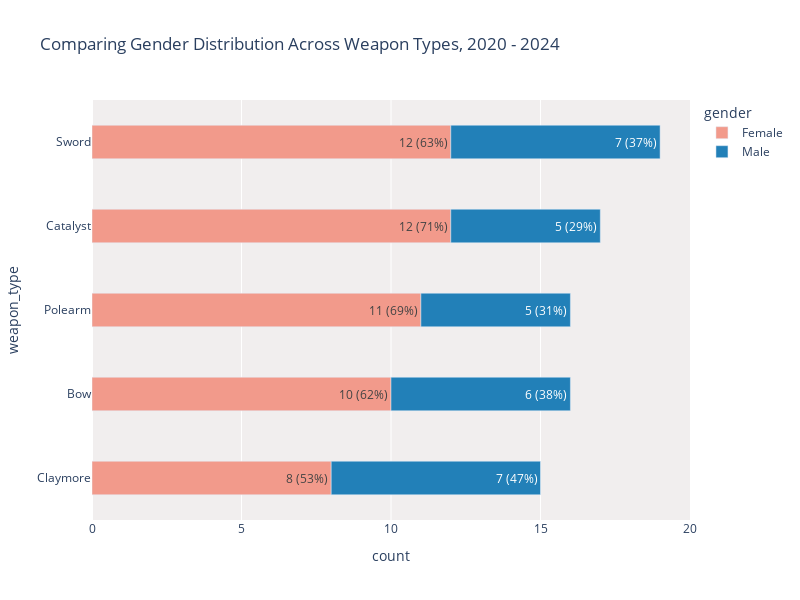

Here is the notebook cell this chart was saved with:
### Code cell
# Is there a element with the most equitable distribution? Are they concentrated in certain weapons? Vision types?
df_grouped = df.groupby(['weapon_type', 'gender']).count().reset_index()
df_grouped = df_grouped[['weapon_type', 'gender', 'character_name']].rename(columns={'character_name':'count'})
df_grouped['percentage'] = round(df_grouped['count']/df_grouped.groupby(['weapon_type'])['count'].transform('sum')*100,1)

df_grouped
fig = px.bar(df_grouped, x="count", y="weapon_type", color="gender", hover_data=['gender', 'count', 'percentage'],
            title = 'Comparing Gender Distribution Across Weapon Types, 2020 - 2024',
            width=800, height=600, text_auto=False,
            text=['{} ({:.0%})'.format(v, p/100) for v,p in zip(df_grouped['count'], df_grouped['percentage'])],
            color_discrete_map={
                'Male': '#2280B8',
                'Female': '#F29A8B'},
            orientation='h'

)

fig.update_traces(width = .4)
fig.update_layout( plot_bgcolor='#F1EEEE')
fig.update_layout(yaxis={'categoryorder': 'total ascending'})

fig.show()

### Figure 1 — Plotly figure (JSON) as saved in the notebook; plotly's stock layout.template omitted (floating-point values rounded to 4 significant figures)
{"data": [{"alignmentgroup": "True", "customdata": [["Female", 62.5], ["Female", 70.6], ["Female", 53.3], ["Female", 68.8], ["Female", 63.2]], "hovertemplate": "gender=%{customdata[0]}<br>count=%{x}<br>weapon_type=%{y}<br>text=%{text}<br>percentage=%{customdata[1]}<extra></extra>", "legendgroup": "Female", "marker": {"color": "#F29A8B", "pattern": {"shape": ""}}, "name": "Female", "offsetgroup": "Female", "orientation": "h", "showlegend": true, "text": ["10 (62%)", "12 (71%)", "8 (53%)", "11 (69%)", "12 (63%)"], "textposition": "auto", "type": "bar", "width": 0.4, "x": [10, 12, 8, 11, 12], "xaxis": "x", "y": ["Bow", "Catalyst", "Claymore", "Polearm", "Sword"], "yaxis": "y"}, {"alignmentgroup": "True", "customdata": [["Male", 37.5], ["Male", 29.4], ["Male", 46.7], ["Male", 31.2], ["Male", 36.8]], "hovertemplate": "gender=%{customdata[0]}<br>count=%{x}<br>weapon_type=%{y}<br>text=%{text}<br>percentage=%{customdata[1]}<extra></extra>", "legendgroup": "Male", "marker": {"color": "#2280B8", "pattern": {"shape": ""}}, "name": "Male", "offsetgroup": "Male", "orientation": "h", "showlegend": true, "text": ["6 (38%)", "5 (29%)", "7 (47%)", "5 (31%)", "7 (37%)"], "textposition": "auto", "type": "bar", "width": 0.4, "x": [6, 5, 7, 5, 7], "xaxis": "x", "y": ["Bow", "Catalyst", "Claymore", "Polearm", "Sword"], "yaxis": "y"}], "layout": {"barmode": "relative", "height": 600, "legend": {"title": {"text": "gender"}, "tracegroupgap": 0}, "plot_bgcolor": "#F1EEEE", "title": {"text": "Comparing Gender Distribution Across Weapon Types, 2020 - 2024"}, "width": 800, "xaxis": {"anchor": "y", "domain": [0, 1], "title": {"text": "count"}}, "yaxis": {"anchor": "x", "categoryorder": "total ascending", "domain": [0, 1], "title": {"text": "weapon_type"}}}}
